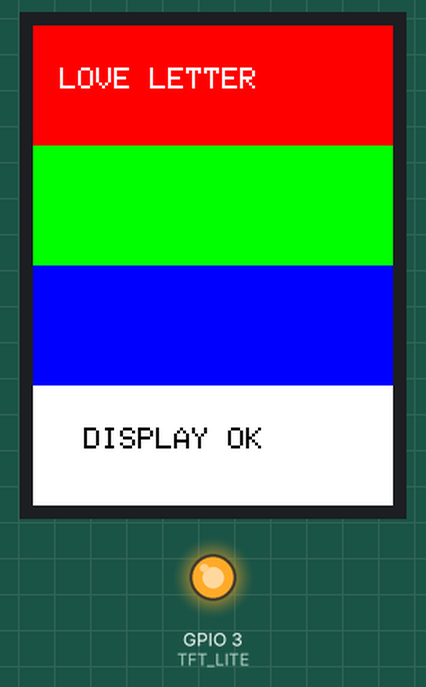
Recording of a sketch running on a simulated ESP32. Parts: 240×320 colour display, output pins drawn as LEDs (lit = HIGH). What the sketch prints to the serial monitor is not drawn.

Above: at 1.9 s.

The sketch:

display_smoke_test.ino
```cpp
#include <Adafruit_GFX.h>
#include <Adafruit_ST7789.h>
#include <SPI.h>

constexpr uint8_t TFT_CS = 6;
constexpr uint8_t TFT_DC = 5;
constexpr uint8_t TFT_RST = 4;
constexpr uint8_t TFT_LITE = 3;

Adafruit_ST7789 display(&SPI, TFT_CS, TFT_DC, TFT_RST);

void setup() {
  Serial.begin(115200);
  delay(1500);

  pinMode(TFT_LITE, OUTPUT);
  digitalWrite(TFT_LITE, HIGH);

  Serial.println();
  Serial.println("Love Letter Mailbox display smoke test");
  Serial.printf("SPI pins: SCK=%u MOSI=%u CS=%u DC=%u RST=%u LITE=%u\n",
                SCK, MOSI, TFT_CS, TFT_DC, TFT_RST, TFT_LITE);

  SPI.begin(SCK, MISO, MOSI, TFT_CS);
  display.init(240, 320);
  display.setRotation(0);
  display.fillScreen(ST77XX_BLACK);

  const int16_t bandHeight = display.height() / 4;
  display.fillRect(0, 0, display.width(), bandHeight, ST77XX_RED);
  display.fillRect(0, bandHeight, display.width(), bandHeight, ST77XX_GREEN);
  display.fillRect(0, bandHeight * 2, display.width(), bandHeight, ST77XX_BLUE);
  display.fillRect(0, bandHeight * 3, display.width(),
                   display.height() - bandHeight * 3, ST77XX_WHITE);

  display.setTextWrap(false);
  display.setTextColor(ST77XX_WHITE, ST77XX_RED);
  display.setTextSize(2);
  display.setCursor(18, 28);
  display.print("LOVE LETTER");

  display.setTextColor(ST77XX_BLACK, ST77XX_WHITE);
  display.setCursor(34, 268);
  display.print("DISPLAY OK");

  Serial.println("Display pattern rendered.");
}

void loop() {
  delay(1000);
}
```
